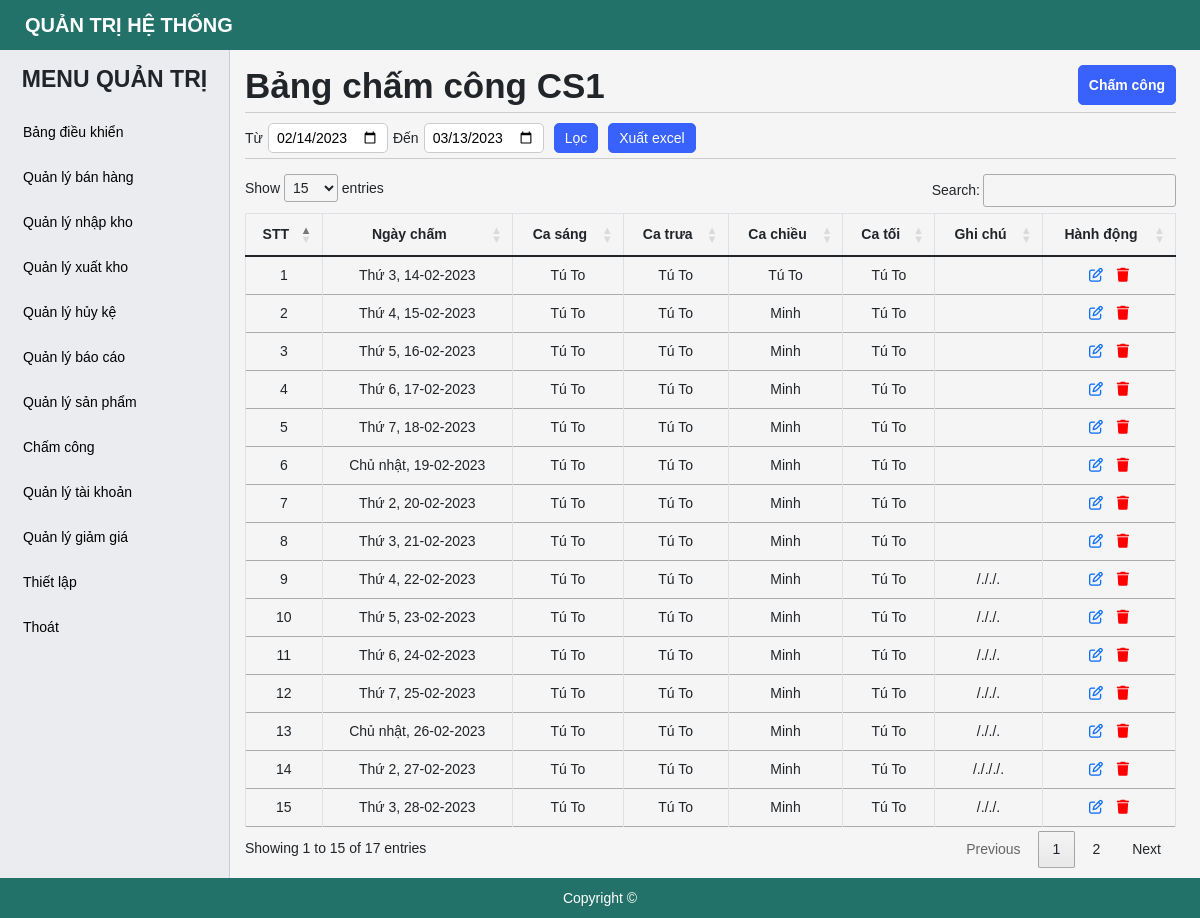
/timekeeping-brand.php?brand=1 (signed in), run on the app's committed database.
### tables this page shows
CREATE TABLE `tbl_timekeeping` (
  `id` bigint(20) NOT NULL,
  `date` date NOT NULL,
  `morning` tinyint(4) DEFAULT 0,
  `noon` tinyint(4) DEFAULT 0,
  `afternoon` tinyint(4) DEFAULT 0,
  `evening` tinyint(4) DEFAULT 0,
  `id_brand` bigint(20) NOT NULL,
  `note` text DEFAULT NULL,
  `created_at` timestamp NOT NULL DEFAULT current_timestamp()
);

CREATE TABLE `tbl_user` (
  `id` bigint(20) NOT NULL,
  `username` varchar(255) NOT NULL,
  `password` varchar(255) NOT NULL,
  `fullname` varchar(255) NOT NULL,
  `power` tinyint(4) NOT NULL DEFAULT 3,
  `status` tinyint(4) NOT NULL DEFAULT 1,
  `id_brand` bigint(20) NOT NULL,
  `created_ad` timestamp NOT NULL DEFAULT current_timestamp(),
  `update_ad` timestamp NOT NULL DEFAULT current_timestamp()
);

### timekeeping-brand.php (the view, shortened to what this page needs)
<?php
    include './include/connect.php';
    if (!isset($_SESSION['logins'])) {
        header('location:index.php');
    }else{
        $id_brand = $_GET['brand'];
        if($id_brand == 2){
            if(date('d')<22){
                $monthFrom =(int) date('m')-1;
                $monthFrom = ($monthFrom < 10) ? "0".$monthFrom : $monthFrom;
                $monthTo =(int) date('m');
                $monthTo = ($monthTo < 10) ? "0".$monthTo : $monthTo;
            }else{
                $monthFrom =(int) date('m');
                $monthFrom = ($monthFrom < 10) ? "0".$monthFrom : $monthFrom;
                $monthTo =(int) date('m')+1;
                $monthTo = ($monthTo < 10) ? "0".$monthTo : $monthTo;
            }
            $year =date('Y');
            $fromDate = $year."-".$monthFrom."-22";
            $toDate = $year."-".$monthTo."-21";
        }else{
            if(date('d')<13){
            $monthFrom =(int) date('m')-1;
            $monthFrom = ($monthFrom < 10) ? "0".$monthFrom : $monthFrom;
            $monthTo =(int) date('m');
            $monthTo = ($monthTo < 10) ? "0".$monthTo : $monthTo;
            }else{
                $monthFrom =(int) date('m');
                $monthFrom = ($monthFrom < 10) ? "0".$monthFrom : $monthFrom;
                $monthTo =(int) date('m')+1;
                $monthTo = ($monthTo < 10) ? "0".$monthTo : $monthTo;
            }
            $year =date('Y');
            $fromDate = $year."-".$monthFrom."-14";
            $toDate = $year."-".$monthTo."-13";
        }
        if($_SERVER["REQUEST_METHOD"] == "POST"){
            $fromDate = $_POST["from-date"];
            $toDate = $_POST["to-date"];
            $id_brand =  $_GET['brand'];;
            $queryTime= $conn -> prepare("SELECT tk.*, br.name FROM tbl_timekeeping tk JOIN tbl_brand br on br.id = tk.id_brand WHERE tk.id_brand = :id_brand AND tk.date >= :fromDate AND tk.date <= :toDate ORDER BY tk.date ASC" );
            $queryTime->bindParam('id_brand',$id_brand,PDO::PARAM_STR);
            $queryTime->bindParam('fromDate',$fromDate,PDO::PARAM_STR);
            $queryTime->bindParam('toDate',$toDate,PDO::PARAM_STR);
            $queryTime-> execute();
            $resultsTime = $queryTime->fetchAll(PDO::FETCH_OBJ);
        }else{
            $id_brand =  $_GET['brand'];;
            $queryTime= $conn -> prepare("SELECT tk.*, br.name FROM tbl_timekeeping tk JOIN tbl_brand br on br.id = tk.id_brand WHERE tk.id_brand = :id_brand AND tk.date >= :fromDate AND tk.date <= :toDate ORDER BY tk.date ASC" );
            $queryTime->bindParam('id_brand',$id_brand,PDO::PARAM_STR);
            $queryTime->bindParam('fromDate',$fromDate,PDO::PARAM_STR);
            $queryTime->bindParam('toDate',$toDate,PDO::PARAM_STR);
            $queryTime-> execute();
            $resultsTime = $queryTime->fetchAll(PDO::FETCH_OBJ);
        }
    }
?>
<!DOCTYPE html>
<html lang="en">
<head>
    <?php include('include/link-css.php');?>
</head>
<body>
    <?php include('include/header.php');?>
    <div id="main">
        <?php include('include/sidebar.php');?>
        <div id="main-right">
            <section class="main-right-title" style = "margin-bottom: 5px;">
                <div class="form-title">
                    <h1>Bảng chấm công CS<?php echo $_GET['brand'];?></h1>
                </div>
                <div class="account-btn">
                    <a href="./timekeeping.php" class="btn btn-post btn-add">Chấm công</a>
                </div>
            </section>
            <section class="main-right-filter">
                <form action="" method="post">
                    <span>Từ</span>
                    <input type="date" name="from-date" id="from-date" class=" form-focus boder-ra-5" style =" height: 30px; padding: 0 8px; margin: 0 5px; max-width: 120px" value = "<?php echo  $fromDate?>">
                    <span>Đến</span>
                    <input type="date" name="to-date" id="to-date" class=" form-focus boder-ra-5" style =" height: 30px; padding: 0 8px; margin: 0 5px; max-width: 120px" value = "<?php echo $toDate ?>">
                    <input type="submit" value="Lọc" class="btn btn-post btn-add">
                </form>
                <?php if($id_power != 3){ ?>
                    <div class="account-btn full-screen">
                        <button class="btn btn-post btn-add" onclick = "tableToExcel()">Xuất excel</button>
                    </div>
                <?php } ?>
            </section>
            <div class="main-right-table">
                <table class="table table-bordered table-post-list" id = "table-manage">
                    <thead>
                        <tr>
                            <th class = "full-screen" >STT</th>
                            <th>Ngày chấm</th>
                            <th>Ca sáng</th>
                            <th>Ca trưa</th>
                            <th>Ca chiều</th>
                            <th>Ca tối</th>
                            <th class = "full-screen">Ghi chú</th>
                            <th>Hành động</th>
                        </tr>
                    </thead>
                    <tbody >
                        <?php foreach ( $resultsTime as $key => $value) { ?>
                            <tr>
                                <td class = "full-screen"><?php echo $key+1 ?></td>
                                <td>
                                    <p>
                                        <?php $date = date_format(date_create( $value ->  date),"N");
                                            if($date == 1){echo "Thứ 2, ";}
                                            elseif($date == 2){echo "Thứ 3, ";}
                                            elseif($date == 3){echo "Thứ 4, ";}
                                            elseif($date == 4){echo "Thứ 5, ";}
                                            elseif($date == 5){echo "Thứ 6, ";}
                                            elseif($date == 6){echo "Thứ 7, ";}
                                            else{echo "Chủ nhật, ";}
                                            echo date_format(date_create( $value -> date),"d-m-Y");
                                            ?>
                                    </p>
                                </td>
                                <td>
                                    <p>
                                        <?php
                                            $time_check = $value ->morning;
                                            if($time_check != 0){
                                                $queryCheck= $conn -> prepare("SELECT * FROM tbl_user WHERE id = :id" );
                                                $queryCheck->bindParam('id',$time_check,PDO::PARAM_STR);
                                                $queryCheck-> execute();
                                                $resultsCheck = $queryCheck->fetch(PDO::FETCH_OBJ);
                                                echo $resultsCheck -> fullname;
                                            }else{
                                                echo "-";
                                            }
                                        ?>
                                    </p>
                                </td>
                                <td>
                                    <p>
                                        <?php
                                            $time_check = $value ->noon;
                                            if($time_check != 0){
                                                $queryCheck= $conn -> prepare("SELECT * FROM tbl_user WHERE id = :id" );
                                                $queryCheck->bindParam('id',$time_check,PDO::PARAM_STR);
                                                $queryCheck-> execute();
                                                $resultsCheck = $queryCheck->fetch(PDO::FETCH_OBJ);
                                                echo $resultsCheck -> fullname;
                                            }else{
                                                echo "-";
                                            }
                                        ?>
                                    </p>
                                </td>
                                <td>
                                    <p>
                                        <?php
                                            $time_check = $value ->afternoon;
                                            if($time_check != 0){
                                                $queryCheck= $conn -> prepare("SELECT * FROM tbl_user WHERE id = :id" );
                                                $queryCheck->bindParam('id',$time_check,PDO::PARAM_STR);
                                                $queryCheck-> execute();
                                                $resultsCheck = $queryCheck->fetch(PDO::FETCH_OBJ);
                                                echo $resultsCheck -> fullname;
                                            }else{
                                                echo "-";
                                            }
                                        ?>
                                    </p>
                                </td>
                                <td>
                                    <p>
                                        <?php
                                            $time_check = $value ->evening;
                                            if($time_check != 0){
                                                $queryCheck= $conn -> prepare("SELECT * FROM tbl_user WHERE id = :id" );
                                                $queryCheck->bindParam('id',$time_check,PDO::PARAM_STR);
                                                $queryCheck-> execute();
                                                $resultsCheck = $queryCheck->fetch(PDO::FETCH_OBJ);
                                                echo $resultsCheck -> fullname;
                                            }else{
                                                echo "-";
                                            }
                                        ?>
                                    </p>
                                </td>
                                <td class = "full-screen">
                                    <p><?php echo $value -> note ?></p>
                                </td>
                                <td style = "text-align: center;">
                                    <?php if($id_power != 3){ ?>
                                        <a href="./timekeeping-edit.php?id=<?php echo $value -> id ?>&brand=<?php echo $value -> id_brand ?>" class="btn-setting btn-edit colo-blue" style = "margin: 0 5px;"><i class="fa-regular fa-pen-to-square"></i></a>
                                        <a href="./timekeeping-brand-2.php?del=<?php echo $value -> id ?>" class="btn-setting col-red" style = "margin: 0 5px;" onclick="return confirm('Bạn chắc chắn muốn xóa? Lưu ý: Xóa chấm công sẽ xóa hết chấm công của ngày! Cân nhắc kỹ!');" ><i class="fa-solid fa-trash"></i>
                                    <?php } ?>
                                </td>
                            </tr>
                        <?php } ?>
                    </tbody>
                </table>
            </div>
        </div>
    </div>
    <?php include('include/footer.php');?>
</body>
</html>

### css/style.css (style rules this page uses)
* { margin: 0; padding: 0; box-sizing: border-box; font-family: Arial, Helvetica, sans-serif; font-size: 14px; }
body { background-color: #f5f5f5; }
.boder-ra-5 { border: 1px solid #ccc; border-radius: 5px; }
.btn { height: 40px; border-radius: 5px; border: 1px solid #3961fb; background: #3961fb; font-weight: 700; color: #fff; display: inline-flex; align-items: center; justify-content: center; text-decoration: none; cursor: pointer; padding: 0 10px; margin: 5px 0; }
.col-red { color: red; }
#main-right { padding: 60px 24px 50px 245px; }
#main-right li, #main-right a { font-size: 14px; }
.main-right-title { display: flex; justify-content: space-between; border-bottom: 1px solid #ccc; margin-bottom: 15px; }
.main-right-filter { display: flex; border-bottom: 1px solid #ccc; margin-bottom: 15px; flex-direction: row; flex-wrap: wrap; align-items: center; }
.main-right-filter .btn { height: 30px; font-size: 14px; font-weight: 400; margin: 5px; }
.main-right-filter form { display: flex; align-items: center; flex-direction: row; flex-wrap: nowrap; justify-content: center; }
#main-right .table-bordered th, .table-bordered td { text-align: center; font-size: 14px; }
.main-right-table .table-post-list { border-collapse: collapse; }
.table-post-list td { vertical-align: middle !important; white-space: normal; }
.form-title { margin: 5px 0; }
.form-title h1 { font-weight: 700; }

### data on the page
tbl_timekeeping: shows "Thứ 3,", date "14-02-2023", tbl_user.fullname "Tú To"
tbl_timekeeping: shows "Thứ 4,", date "15-02-2023", tbl_user.fullname "Tú To", tbl_user.fullname "Minh"
tbl_timekeeping: shows "Thứ 5,", date "16-02-2023", tbl_user.fullname "Tú To", tbl_user.fullname "Minh"
tbl_timekeeping: shows "Thứ 6,", date "17-02-2023", tbl_user.fullname "Tú To", tbl_user.fullname "Minh"
tbl_timekeeping: shows "Thứ 7,", date "18-02-2023", tbl_user.fullname "Tú To", tbl_user.fullname "Minh"
tbl_timekeeping: shows "Chủ nhật,", date "19-02-2023", tbl_user.fullname "Tú To", tbl_user.fullname "Minh"
tbl_timekeeping: shows "Thứ 2,", date "20-02-2023", tbl_user.fullname "Tú To", tbl_user.fullname "Minh"
tbl_timekeeping: shows "Thứ 3,", date "21-02-2023", tbl_user.fullname "Tú To", tbl_user.fullname "Minh"
tbl_timekeeping: shows "Thứ 4,", date "22-02-2023", tbl_user.fullname "Tú To", tbl_user.fullname "Minh", note "/././."
tbl_timekeeping: shows "Thứ 5,", date "23-02-2023", tbl_user.fullname "Tú To", tbl_user.fullname "Minh", note "/././."
tbl_timekeeping: shows "Thứ 6,", date "24-02-2023", tbl_user.fullname "Tú To", tbl_user.fullname "Minh", note "/././."
tbl_timekeeping: shows "Thứ 7,", date "25-02-2023", tbl_user.fullname "Tú To", tbl_user.fullname "Minh", note "/././."
tbl_timekeeping: shows "Chủ nhật,", date "26-02-2023", tbl_user.fullname "Tú To", tbl_user.fullname "Minh", note "/././."
tbl_timekeeping: shows "Thứ 2,", date "27-02-2023", tbl_user.fullname "Tú To", tbl_user.fullname "Minh", note "/./././."
tbl_timekeeping: shows "Thứ 3,", date "28-02-2023", tbl_user.fullname "Tú To", tbl_user.fullname "Minh", note "/././."

### other printed values
$_GET['brand'] "1"
